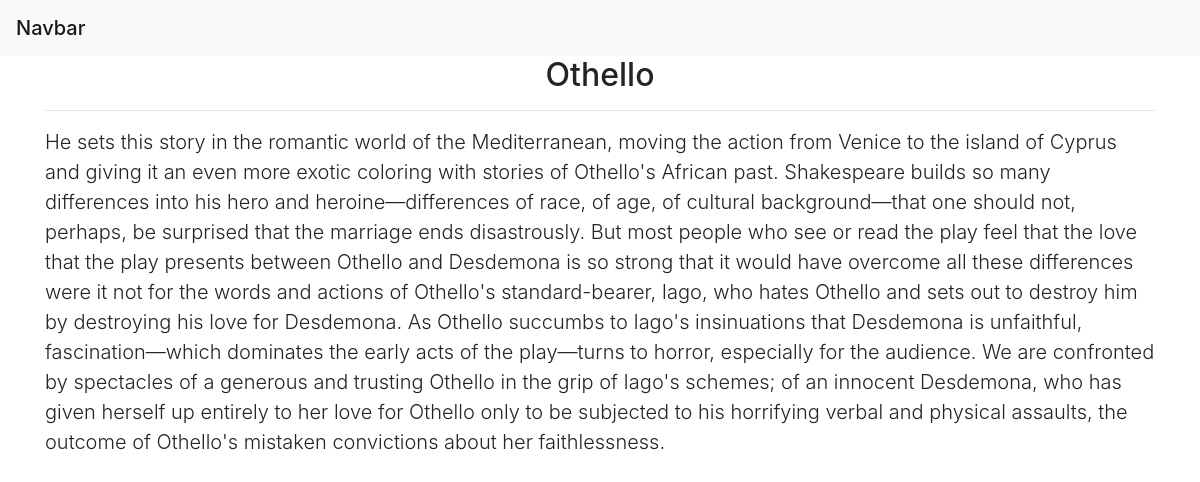
Screenshot of /3/ with the database file from the repository.
### story/models.py (models this page shows, shortened)
class Story(models.Model):
    category=models.ForeignKey(Category,on_delete=models.CASCADE)
    title=models.CharField(max_length=150)
    body=models.TextField()
    des=models.TextField()
    publish=models.DateTimeField(auto_now_add=True)

### story/views.py (the view)
# urls.py: path('<int:id>/',views.story_detail,name="story_detail"),
def story_detail(request,id):
    story = get_object_or_404(Story,id=id)
    return render(request,'story/story_detail.html',{'story':story})

### templates/story/story_detail.html (shortened to what this page needs)
{% extends 'base.html' %}
{% block body %}
<div class='container'>
  <h2 class="text-center">{{story.title}}</h2><hr>
  <p class="lead">{{story.des|safe}}</p>
</div>
{% endblock %}

### rows the page displays
Story: title "Othello", des "He sets this story in the romantic world of the Mediterranean, moving the action from Venice to the island of Cyprus and giving it an even more exotic coloring with stories of Othello's African past. Shakespeare builds so many differences into his hero and heroine—differences of race, of age, of cultural background—that one should not, perhaps, be surprised that the marriage ends disastrously. But most people who see or read the play feel that the love that the play presents between Othello and Desdemona is so strong that it would have overcome all these differences were it not for the words and actions of Othello's standard-bearer, Iago, who hates Othello and sets out to destroy him by…"
